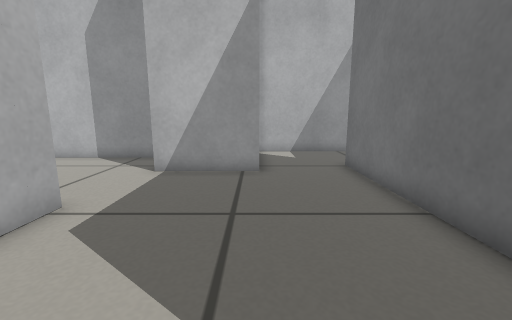
View 1 (above)

16 first-person views from a walk through a world built for the Gazebo simulator. The camera is 0.4 m above the floor, tilts 10° down and sees 90° across. The floor is counted in squares, 0.2 m on a side. Each view is taken from the middle of a square. On the plan, view 1 faces up. The plan holds only what a view shows up to about 15 squares ahead; the rest is blank.

View 2
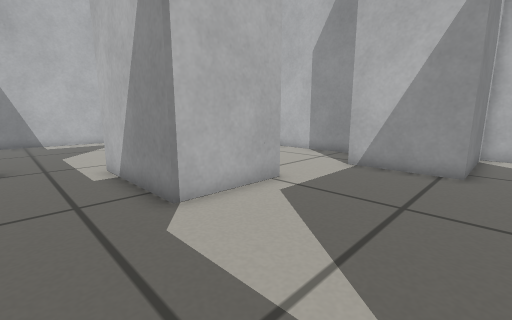

View 3
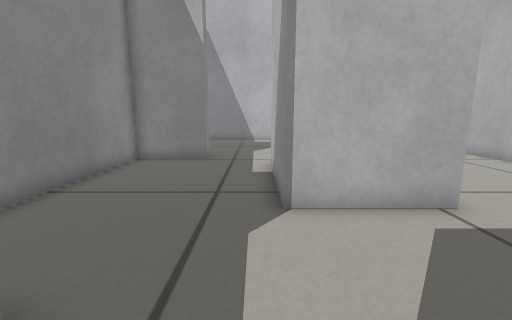

View 4
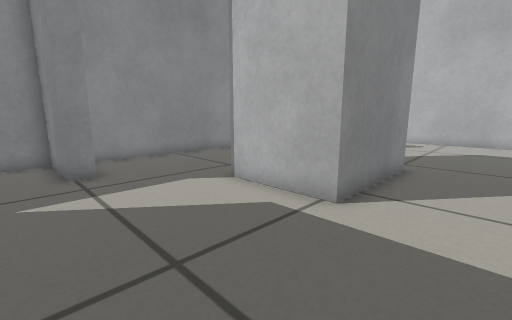

View 5
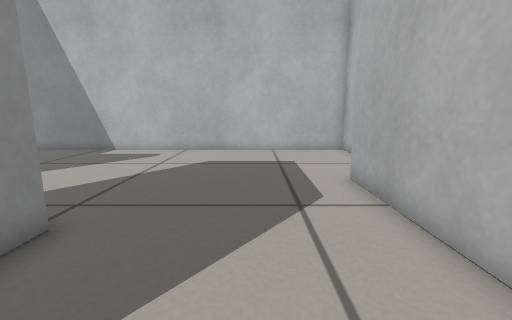

View 6
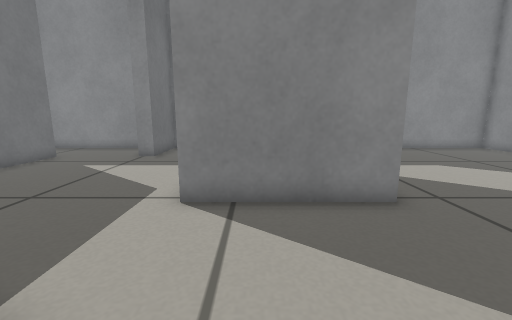

View 7
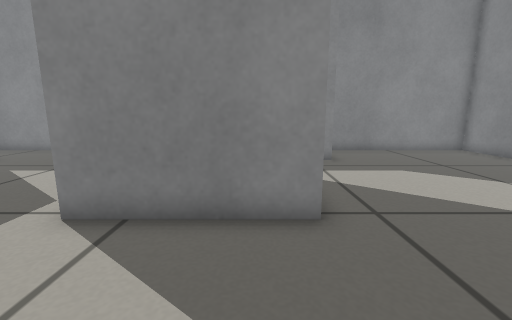

View 8
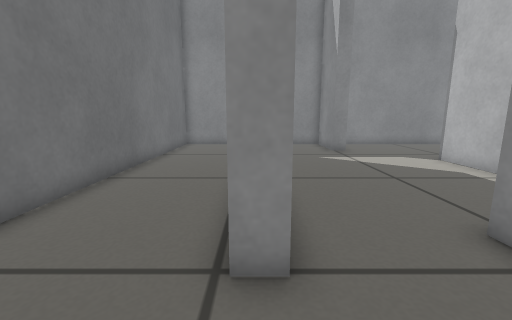

View 9
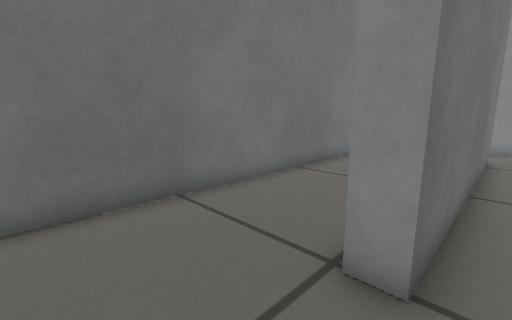

View 10
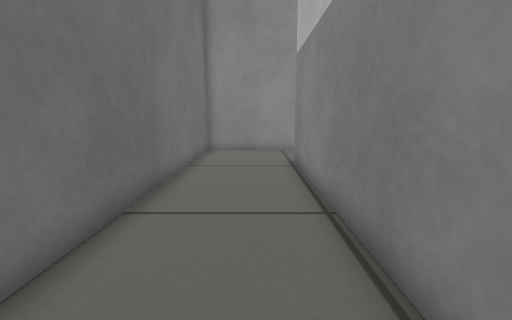

View 11
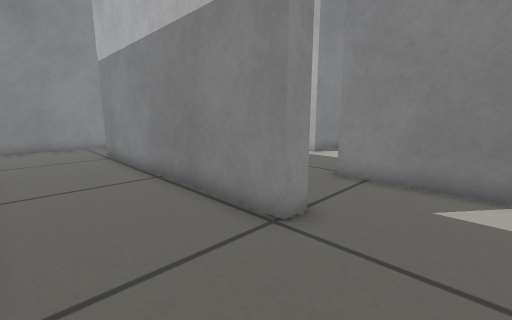

View 12
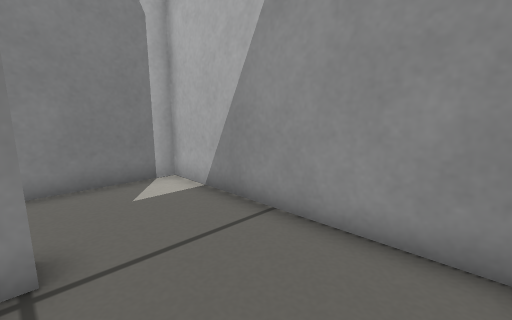

View 13
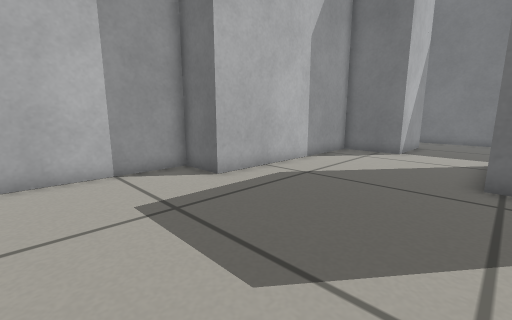

View 14
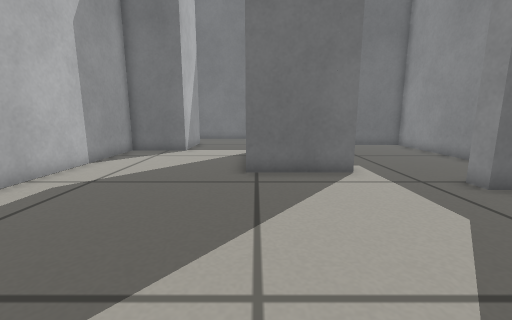

View 15
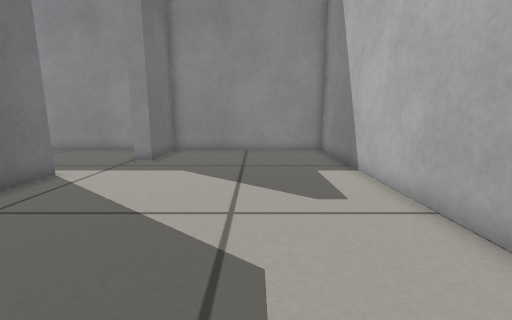

View 16
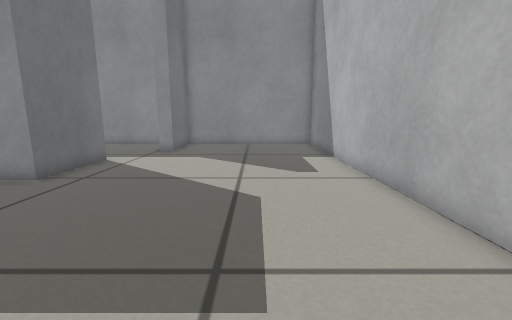

### Floor plan
Points are (right, up) in squares from view 1. A wall is a line through its corners. A room is listed if a view was taken in it or the views show most of it. See-through windows are left out.
Room 1 (views 1, 2, 3, 4, 5, 6, 7, 8, 9, 10, 11, 12, 13, 14, 15, 16)
walls: (-4.2, 5.3) (-4.2, 1.6) (-9.3, 1.6) (-9.3, 5.3) (-4.2, 5.3); (3.6, -1.3) (3.6, 10.1) (4.3, 10.1) (4.3, -1.3); (8.2, 14) (0.1, 14) (0.1, 9) (-3.6, 9) (-3.6, 12) (-12.9, 12) (-12.9, 14) (-19.8, 14) (-19.8, -4.5) (-11.4, -4.5) (-11.4, -1.2) (-10.6, -1.2) (-10.6, -4.5) (-1.1, -4.5) (-1.1, -1.2) (-0.3, -1.2) (-0.3, -4.5) (8.7, -4.5) (8.7, 13.3)

Where each view was taken, in squares from view 1:
view 1: 0 up, 0 right, facing up
view 2: 1 down, 1 right, facing up-left
view 3: 1 up, 1 right, facing left
view 4: 8 up, 1 right, facing down-left
view 5: 9 up, 5 left, facing left
view 6: 11 up, 6 left, facing down
view 7: 10 up, 8 left, facing down
view 8: 13 up, 4 right, facing down
view 9: 13 up, 3 right, facing down-right
view 10: 10 up, 6 right, facing down
view 11: 13 up, 8 right, facing down-left
view 12: 10 up, 8 right, facing up-left
view 13: 5 up, 18 left, facing up-right
view 14: 5 up, 18 left, facing right
view 15: 10 up, 16 left, facing down
view 16: 13 up, 16 left, facing down
